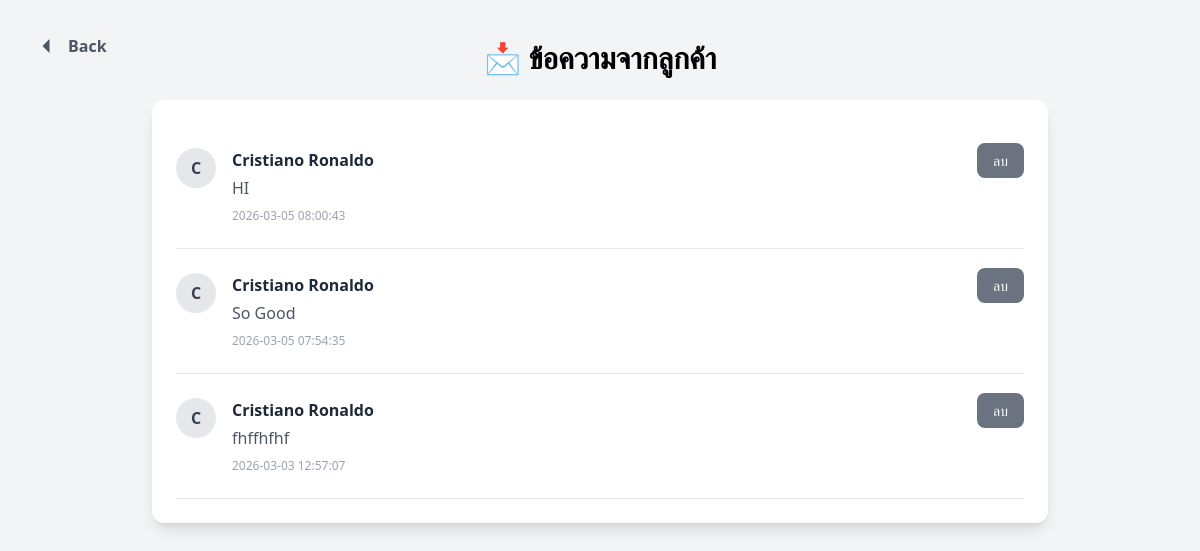
Page /admin_messages (signed in) on the committed database.
### tables this page shows
CREATE TABLE messages (
        id INTEGER PRIMARY KEY AUTOINCREMENT,
        username TEXT,
        message TEXT NOT NULL,
        created_at TIMESTAMP DEFAULT CURRENT_TIMESTAMP
    );

### main.py (the view)
@app.route("/admin_messages")
@login_required
def admin_messages():
    if current_user.role != "Admin": return redirect(url_for("dashboard"))
    connect = sqlite3.connect(db_local)
    cursor = connect.cursor()
    cursor.execute("SELECT id, username, message, created_at FROM messages ORDER BY created_at DESC")
    all_messages = cursor.fetchall()
    connect.close()
    return render_template("admin_messages.html", messages=all_messages)

### main.py (called while the page is built, shortened)
@login_manager.user_loader
def load_user(user_id):
    connect = sqlite3.connect(db_local)
    connect.row_factory = sqlite3.Row
    cursor = connect.cursor()
    cursor.execute("""
        SELECT Person.*, Member.Phone_Number
        FROM Person
        LEFT JOIN Member ON Person.Person_ID = Member.Person_ID
        WHERE Person.Person_ID = ?
    """, (user_id,))
    user = cursor.fetchone()
    connect.close()
    if user:
        return User(user["Person_ID"], user["Username"], user["Full_Name"], user["Type"], user["Phone_Number"])
    return None

@app.before_request
def update_member_time():
    if current_user.is_authenticated:
        now = int(time.time())
        last_active = session.get('last_active')
        session['last_active'] = now

### templates/admin_messages.html (shortened to what this page needs)
<!DOCTYPE html>
<html>
<head>
    <script src="https://cdn.tailwindcss.com"></script>
</head>
<body class="bg-gray-100 min-h-screen p-10 relative">
<a href="{{ url_for('admin_home') }}"
   class="absolute top-8 left-8 flex items-center gap-2 text-gray-600 hover:text-black transition">
    <svg class="w-7 h-7" fill="currentColor" viewBox="0 0 24 24">
        <path d="M15 18l-6-6 6-6"/>
    </svg>
    <span class="font-semibold">Back</span>
</a>
    <h1 class="text-3xl font-bold mb-6 text-center">
        📩 ข้อความจากลูกค้า
    </h1>
    <div class="max-w-4xl mx-auto bg-white shadow-lg rounded-xl p-6">
        {% if messages %}
            {% for msg in messages %}
<div class="border-b py-6 flex justify-between items-start">
    <div class="flex items-start gap-4">
        <div class="w-10 h-10 rounded-full bg-gray-200 flex items-center justify-center text-gray-700 font-semibold">
            {{ msg[1][0]|upper }}
        </div>
        <div>
            <p class="font-semibold text-gray-800">
                {{ msg[1] }}
            </p>
            <p class="text-gray-600 mt-1">
                {{ msg[2] }}
            </p>
            <p class="text-xs text-gray-400 mt-2">
                {{ msg[3] }}
            </p>
        </div>
    </div>
    <div>
        <a href="{{ url_for('delete_message', msg_id=msg[0]) }}"
           class="bg-gray-500 hover:bg-red-600 text-white px-4 py-2 rounded-lg text-sm transition">
           ลบ
        </a>
    </div>
</div>
{% endfor %}
        {% else %}
            <p class="text-center text-gray-500">
                ยังไม่มีข้อความจากลูกค้า
            </p>
        {% endif %}
    </div>
</body>
</html>

### rows in the picture
messages: username "C", username "Cristiano Ronaldo", message "HI", created_at "2026-03-05 08:00:43"
messages: username "C", username "Cristiano Ronaldo", message "So Good", created_at "2026-03-05 07:54:35"
messages: username "C", username "Cristiano Ronaldo", message "fhffhfhf", created_at "2026-03-03 12:57:07"
